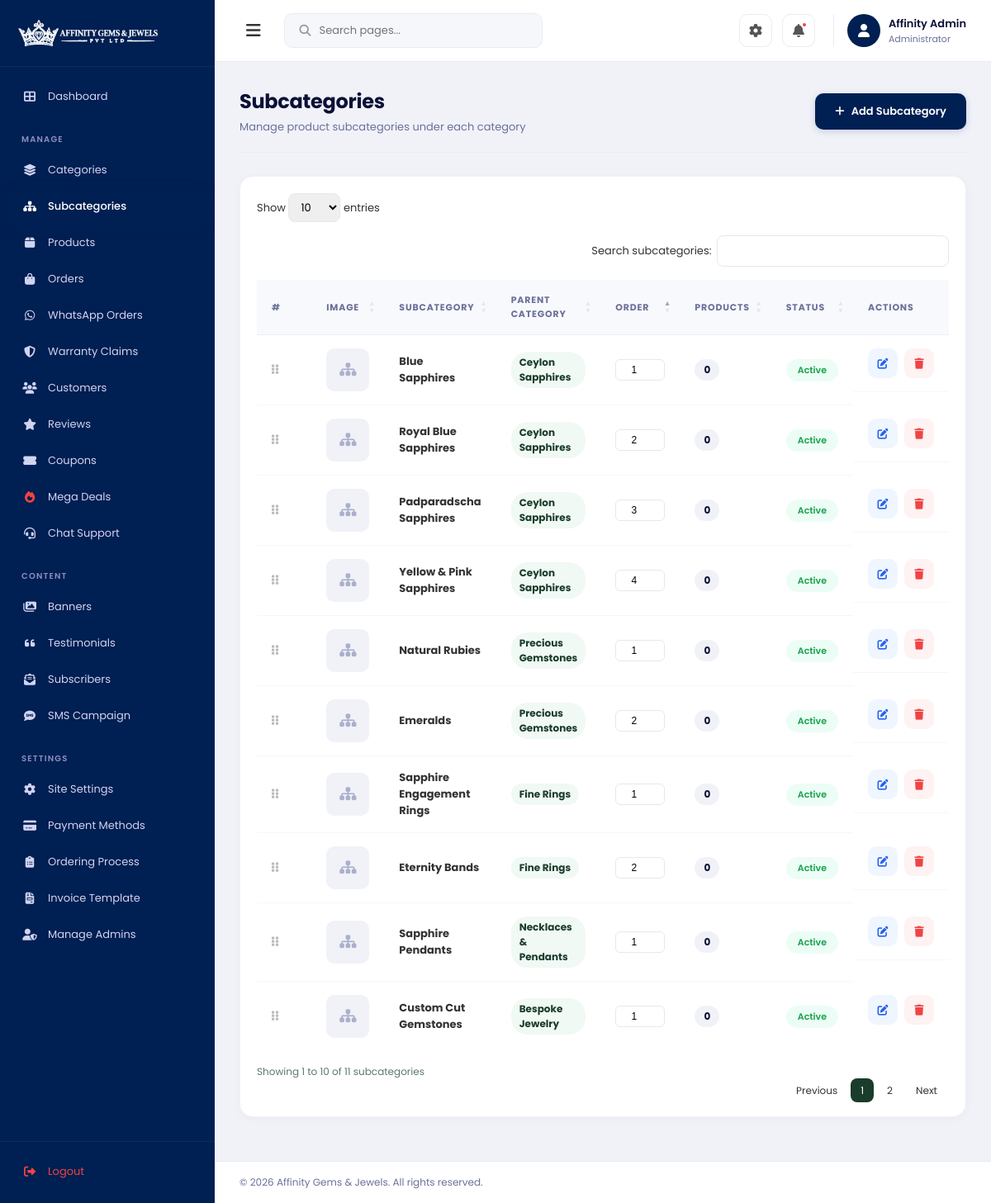
The app's page /admin/subcategories.php (signed in) with its own data.
### tables this page shows
CREATE TABLE IF NOT EXISTS `subcategories` (
    `id` INT AUTO_INCREMENT PRIMARY KEY,
    `category_id` INT NOT NULL,
    `name` VARCHAR(100) NOT NULL,
    `slug` VARCHAR(100) NOT NULL UNIQUE,
    `description` TEXT NULL,
    `image` VARCHAR(255) NULL,
    `sort_order` INT DEFAULT 0,
    `status` ENUM('active', 'inactive') DEFAULT 'active',
    `created_at` DATETIME DEFAULT CURRENT_TIMESTAMP,
    `updated_at` DATETIME DEFAULT CURRENT_TIMESTAMP ON UPDATE CURRENT_TIMESTAMP,
    FOREIGN KEY (`category_id`) REFERENCES `categories`(`id`) ON DELETE CASCADE,
    INDEX `idx_subcategories_category` (`category_id`),
    INDEX `idx_subcategories_slug` (`slug`),
    INDEX `idx_subcategories_status` (`status`)
);

CREATE TABLE IF NOT EXISTS `categories` (
    `id` INT AUTO_INCREMENT PRIMARY KEY,
    `name` VARCHAR(100) NOT NULL,
    `slug` VARCHAR(100) NOT NULL UNIQUE,
    `description` TEXT NULL,
    `image` VARCHAR(255) NULL,
    `sort_order` INT DEFAULT 0,
    `status` ENUM('active', 'inactive') DEFAULT 'active',
    `created_at` DATETIME DEFAULT CURRENT_TIMESTAMP,
    `updated_at` DATETIME DEFAULT CURRENT_TIMESTAMP ON UPDATE CURRENT_TIMESTAMP,
    INDEX `idx_categories_slug` (`slug`),
    INDEX `idx_categories_status` (`status`)
);

### dal/SubcategoryDAL.php (called while the page is built, shortened)
<?php
require_once __DIR__ . '/../config/database.php';
class SubcategoryDAL {
    private $conn;
    private $table = "subcategories";
    public function __construct() {
        $database = new Database();
        $this->conn = $database->getConnection();
        $this->conn->exec("CREATE TABLE IF NOT EXISTS subcategories (
            id INT AUTO_INCREMENT PRIMARY KEY,
            category_id INT NOT NULL,
            name VARCHAR(100) NOT NULL,
            slug VARCHAR(100) NOT NULL UNIQUE,
            description TEXT NULL,
            image VARCHAR(255) NULL,
            sort_order INT DEFAULT 0,
            status ENUM('active', 'inactive') DEFAULT 'active',
            created_at DATETIME DEFAULT CURRENT_TIMESTAMP,
            updated_at DATETIME DEFAULT CURRENT_TIMESTAMP ON UPDATE CURRENT_TIMESTAMP,
            FOREIGN KEY (category_id) REFERENCES categories(id) ON DELETE CASCADE
        ) ENGINE=InnoDB DEFAULT CHARSET=utf8mb4");
        try {
            $this->conn->exec("ALTER TABLE subcategories ADD COLUMN image VARCHAR(255) NULL AFTER description");
        } catch (\Exception $e) {}
        try {
            $this->conn->exec("ALTER TABLE subcategories ADD COLUMN sort_order INT DEFAULT 0 AFTER image");
        } catch (\Exception $e) {}
        try {
            $this->conn->exec("ALTER TABLE products ADD COLUMN subcategory_id INT NULL DEFAULT NULL AFTER category_id");
        } catch (\Exception $e) {
        }
        require_once __DIR__ . '/../helpers/db_schema.php';
        db_repair_auto_increment_table($this->conn, 'categories');
        db_repair_auto_increment_table($this->conn, 'subcategories');
    }
    public function getAll() {
        $stmt = $this->conn->prepare("SELECT s.*, c.name as category_name FROM " . $this->table . " s LEFT JOIN categories c ON s.category_id = c.id ORDER BY c.sort_order ASC, c.name ASC, s.sort_order ASC, s.name ASC");
        $stmt->execute();
        return $stmt->fetchAll();
    }
    public function getProductCount($subcategoryId) {
        $stmt = $this->conn->prepare("SELECT COUNT(*) as count FROM products WHERE subcategory_id = :id");
        $stmt->execute([':id' => $subcategoryId]);
        $result = $stmt->fetch();
        return $result['count'];
    }
}

### config/database.php (called while the page is built, shortened)
<?php
class Database {
    private $host = "127.0.0.1";
    private $port = "3306";
    private $db_name = "affigems_db";
    private $fallback_db = "arigato_db";
    private $username = "root";
    private $password = "";
    private $conn;
    public function getConnection() {
        $portsToTry = array_values(array_unique([
            (string)$this->port,
            '3306',
            '3307',
        ]));
        $options = [
            PDO::ATTR_ERRMODE => PDO::ERRMODE_EXCEPTION,
            PDO::ATTR_DEFAULT_FETCH_MODE => PDO::FETCH_ASSOC,
        ];
        $databasesToTry = [$this->db_name, $this->fallback_db];
        foreach ($portsToTry as $port) {
            foreach ($databasesToTry as $candidateDb) {
                try {
                    $dsn = "mysql:host={$this->host};port={$port};dbname={$candidateDb};charset=utf8mb4";
                    $this->conn = new PDO($dsn, $this->username, $this->password, $options);
                    $this->port = $port;
                    $this->db_name = $candidateDb;
                    $this->ensureSchema();
                    return $this->conn;
                } catch (PDOException $exception) {
                    $msg = $exception->getMessage();
                    if (stripos($msg, 'Unknown database') === false && stripos($msg, '1049') === false) {
                        break;
                    }
                }
            }
        }
        return null;
    }
    private function ensureSchema(): void {
        try {
            $stmt = $this->conn->query("SHOW TABLES LIKE 'admins'");
        } catch (Throwable $e) {}
    }
}

### helpers/db_schema.php (called while the page is built, shortened)
<?php
function db_repair_auto_increment_table(PDO $conn, string $table, string $orderColumn = 'created_at'): void
{
    static $repaired = [];
    $table = preg_replace('/[^a-z_]/', '', strtolower($table));
    if ($table === '' || isset($repaired[$table])) {
        return;
    }
    $allowedOrder = ['created_at', 'id', 'name'];
    $needsRowFix = (int) $conn->query(
        "SELECT COUNT(*) FROM `{$table}` WHERE id IS NULL OR id <= 0"
    )->fetchColumn() > 0;
    $extra = $conn->prepare(
        'SELECT EXTRA FROM information_schema.COLUMNS
         WHERE TABLE_SCHEMA = DATABASE() AND TABLE_NAME = :table AND COLUMN_NAME = \'id\''
    );
    $extra->execute([':table' => $table]);
    $extraValue = (string) ($extra->fetchColumn() ?: '');
    $needsAutoIncrement = stripos($extraValue, 'auto_increment') === false;
    if (!$needsRowFix && !$needsAutoIncrement) {
        return;
    }
}

### admin/subcategories.php (the view, shortened to what this page needs)
<?php
require_once __DIR__ . '/../config/app.php';
require_once __DIR__ . '/../dal/SubcategoryDAL.php';
require_once __DIR__ . '/../helpers/db_schema.php';
$subcategoryDAL = new SubcategoryDAL();
try {
    require_once __DIR__ . '/../config/database.php';
    $database = new Database();
    $conn = $database->getConnection();
} catch (Throwable $e) {
}
try {
    require_once __DIR__ . '/../config/database.php';
} catch (Exception $e) {}
$subcategories = $subcategoryDAL->getAll();
?>
<!DOCTYPE html>
<html lang="en">
<head>
    <link rel="stylesheet" href="<?php echo BASE_URL; ?>assets/css/admin.css">
    <link rel="stylesheet" href="https://cdnjs.cloudflare.com/ajax/libs/font-awesome/6.5.0/css/all.min.css">
    <link rel="stylesheet" href="https://cdn.datatables.net/1.13.7/css/dataTables.bootstrap5.min.css">
</head>
<body>
    <div class="admin-layout">
        <?php $currentPage = 'subcategories'; include __DIR__ . '/partials/sidebar.php'; ?>
        <main class="main-content">
            <?php include __DIR__ . '/partials/topbar.php'; ?>
            <div class="dashboard-content">
                <div class="page-header">
                    <div>
                        <h1 class="page-title">Subcategories</h1>
                        <p class="page-subtitle">Manage product subcategories under each category</p>
                    </div>
                    <button class="btn-primary" onclick="resetSubcategoryForm()">
                        <i class="fas fa-plus"></i> Add Subcategory
                    </button>
                </div>
                <div class="table-card">
                    <table class="data-table" id="subcategoriesTable">
                        <thead>
                            <tr>
                                <th style="width:40px;">#</th>
                                <th>Image</th>
                                <th>Subcategory</th>
                                <th>Parent Category</th>
                                <th>Order</th>
                                <th>Products</th>
                                <th>Status</th>
                                <th>Actions</th>
                            </tr>
                        </thead>
                        <tbody id="subcategorySortable">
                            <?php if (empty($subcategories)): ?>
                            <tr>
                                <td colspan="8" class="text-center">No subcategories found. Add your first subcategory!</td>
                            </tr>
                            <?php else: ?>
                            <?php foreach ($subcategories as $sub): ?>
                            <tr data-id="<?php echo $sub['id']; ?>">
                                <td style="cursor:grab; color:#bbb;"><i class="fas fa-grip-vertical"></i></td>
                                <td>
                                    <?php if (!empty($sub['image'])): ?>
                                    <?php
                                    $subImagePath = __DIR__ . '/../' . $sub['image'];
                                    $subImageVersion = file_exists($subImagePath) ? filemtime($subImagePath) : time();
                                    ?>
                                    <img src="<?php echo htmlspecialchars(media_image_url($sub['image'])) . '?v=' . $subImageVersion; ?>" alt="" class="table-img">
                                    <?php else: ?>
                                    <div class="table-img-placeholder"><i class="fas fa-sitemap"></i></div>
                                    <?php endif; ?>
                                </td>
                                <td><strong><?php echo htmlspecialchars($sub['name']); ?></strong></td>
                                <td>
                                    <span class="badge-count" style="background:#f0f9f4; color:#1a3c2a;"><?php echo htmlspecialchars($sub['category_name']); ?></span>
                                </td>
                                <td>
                                    <input type="number" value="<?php echo (int)($sub['sort_order'] ?? 0); ?>" min="0" style="width:60px; padding:5px 8px; border:1.5px solid #e4e8f0; border-radius:6px; font-size:12px; text-align:center;" onchange="updateSingleOrder(<?php echo $sub['id']; ?>, this.value)">
                                </td>
                                <td>
                                    <span class="badge-count"><?php echo $subcategoryDAL->getProductCount($sub['id']); ?></span>
                                </td>
                                <td>
                                    <span class="status <?php echo $sub['status']; ?>">
                                        <?php echo ucfirst($sub['status']); ?>
                                    </span>
                                </td>
                                <td class="actions">
                                    <a href="?edit=<?php echo $sub['id']; ?>" class="btn-action edit" title="Edit">
                                        <i class="fas fa-edit"></i>
                                    </a>
                                    <form method="POST" style="display:inline" onsubmit="return confirm('Are you sure you want to delete this subcategory? Products will be unlinked.')">
                                        <button type="submit" class="btn-action delete" title="Delete">
                                            <i class="fas fa-trash"></i>
                                        </button>
                                    </form>
                                </td>
                            </tr>
                            <?php endforeach; ?>
                            <?php endif; ?>
                        </tbody>
                    </table>
                </div>
                <div class="admin-footer">
                    <p>&copy; <?php echo date('Y'); ?> <?php echo ADMIN_BRAND; ?>. All rights reserved.</p>
                </div>
            </div>
        </main>
    </div>
</body>
</html>

### assets/css/admin.css (style rules this page uses)
* { margin: 0; padding: 0; box-sizing: border-box; }
body { font-family: 'Poppins', sans-serif; background: #f0f2f8; color: #333; overflow-x: hidden; }
.admin-layout { display: flex; min-height: 100vh; }
.main-content { margin-left: 260px; flex: 1; min-height: 100vh; transition: margin-left 0.3s ease; }
.dashboard-content { padding: 30px; }
.status { padding: 4px 10px; border-radius: 20px; font-size: 11px; font-weight: 500; }
.admin-footer { display: flex; justify-content: space-between; align-items: center; padding: 16px 30px; border-top: 1px solid #e8ecf1; background: #fff; position: fixed; bottom: 0; left: 260px; right: 0; z-index: 40; }
.admin-footer p { font-size: 12px; color: #6b7099; }
.dashboard-content { padding: 30px; padding-bottom: 80px; }
.page-header { display: flex; justify-content: space-between; align-items: center; margin-bottom: 28px; padding-bottom: 20px; border-bottom: 1px solid #e8ecf1; }
.page-title { font-size: 24px; font-weight: 700; color: #0d1137; letter-spacing: -0.3px; }
.page-subtitle { font-size: 13px; color: #6b7099; margin-top: 4px; }
.btn-primary { display: inline-flex; align-items: center; gap: 8px; padding: 12px 24px; background: #001f52; color: #ffffff; border: none; border-radius: 10px; font-family: 'Poppins', sans-serif; font-size: 13px; font-weight: 600; cursor: pointer; text-decoration: none; transition: all 0.3s; box-shadow: 0 2px 8px rgba(0, 40, 104, 0.18); }
.table-card { background: #fff; border-radius: 16px; padding: 0; overflow: hidden; box-shadow: 0 2px 12px rgba(0,0,0,0.03); border: 1px solid #f0f2f8; margin-bottom: 24px; }
.data-table { width: 100%; border-collapse: collapse; }
.data-table thead th { background: #f8f9fc; padding: 16px 18px; font-size: 11px; font-weight: 700; color: #6b7099; text-align: left; text-transform: uppercase; letter-spacing: 0.8px; border-bottom: 1px solid #eee; }
.data-table tbody td { padding: 16px 18px; font-size: 13px; color: #333; border-bottom: 1px solid #f5f7fa; vertical-align: middle; }
.data-table tbody tr { transition: background 0.2s; }
.data-table tbody tr:last-child td { border-bottom: none; }
.table-img-placeholder { width: 52px; height: 52px; background: #f0f2f8; border-radius: 10px; display: flex; align-items: center; justify-content: center; color: #aab0cc; font-size: 18px; }
.badge-count { display: inline-flex; align-items: center; justify-content: center; min-width: 30px; padding: 4px 10px; background: #f0f2f8; border-radius: 20px; font-size: 12px; font-weight: 700; color: #0d1137; }
.data-table .status { padding: 5px 14px; border-radius: 20px; font-size: 11px; font-weight: 600; display: inline-block; }
.data-table .status.active { background: #ecfdf5; color: #16a34a; }
.actions { display: flex; gap: 8px; }
.btn-action { width: 36px; height: 36px; border: none; border-radius: 10px; display: inline-flex; align-items: center; justify-content: center; cursor: pointer; font-size: 13px; text-decoration: none; transition: all 0.3s; }
.btn-action.edit { background: #eff6ff; color: #2563eb; }
.btn-action.delete { background: #fef2f2; color: #ef4444; }

### records on screen
subcategories: name "Blue Sapphires", category.name "Ceylon Sapphires", sort_order+id "1", ProductCount "0", status "Active"
subcategories: name "Royal Blue Sapphires", category.name "Ceylon Sapphires", sort_order+id "2", ProductCount "0", status "Active"
subcategories: name "Padparadscha Sapphires", category.name "Ceylon Sapphires", sort_order+id "3", ProductCount "0", status "Active"
subcategories: name "Yellow & Pink Sapphires", category.name "Ceylon Sapphires", sort_order+id "4", ProductCount "0", status "Active"
subcategories: name "Natural Rubies", category.name "Precious Gemstones", sort_order "1", ProductCount "0", status "Active"
subcategories: name "Emeralds", category.name "Precious Gemstones", sort_order "2", ProductCount "0", status "Active"
subcategories: name "Sapphire Engagement Rings", category.name "Fine Rings", sort_order "1", ProductCount "0", status "Active"
subcategories: name "Eternity Bands", category.name "Fine Rings", sort_order "2", ProductCount "0", status "Active"
subcategories: name "Sapphire Pendants", category.name "Necklaces & Pendants", sort_order "1", ProductCount "0", status "Active"
subcategories: name "Custom Cut Gemstones", category.name "Bespoke Jewelry", sort_order "1", ProductCount "0", status "Active"

### other values on screen
$adminName "Affinity Admin"
ADMIN_BRAND "Affinity Gems & Jewels"
